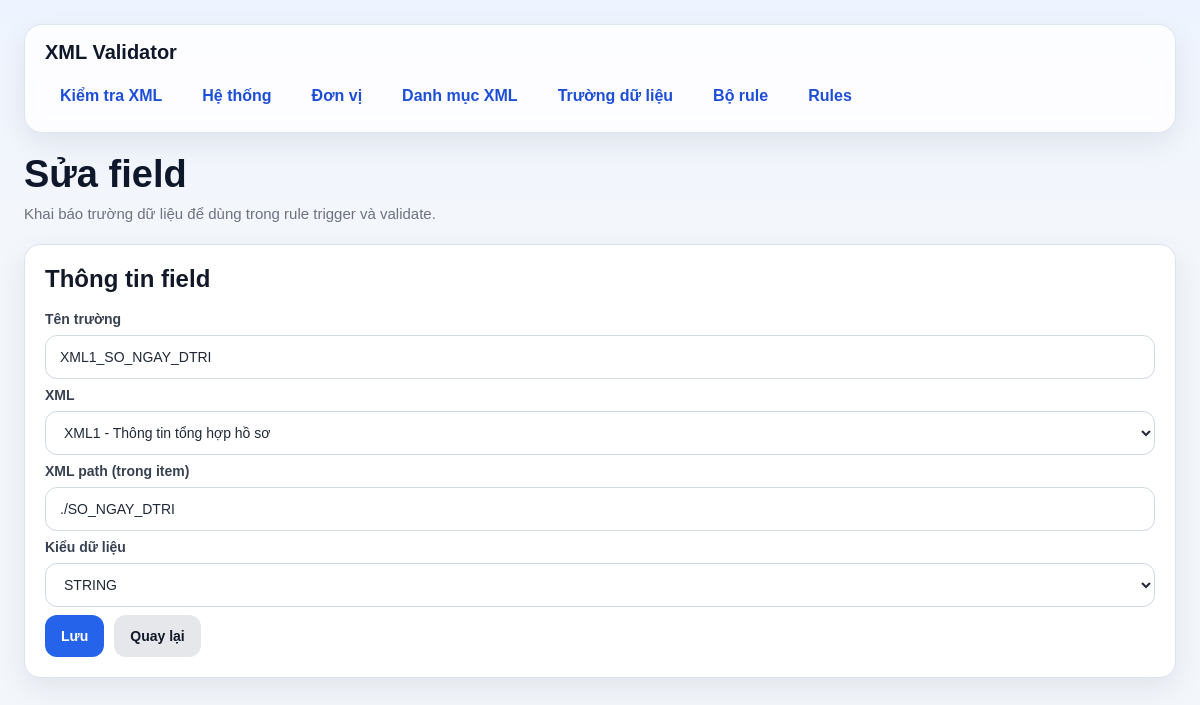
The app's page /fields/6/edit, older data.
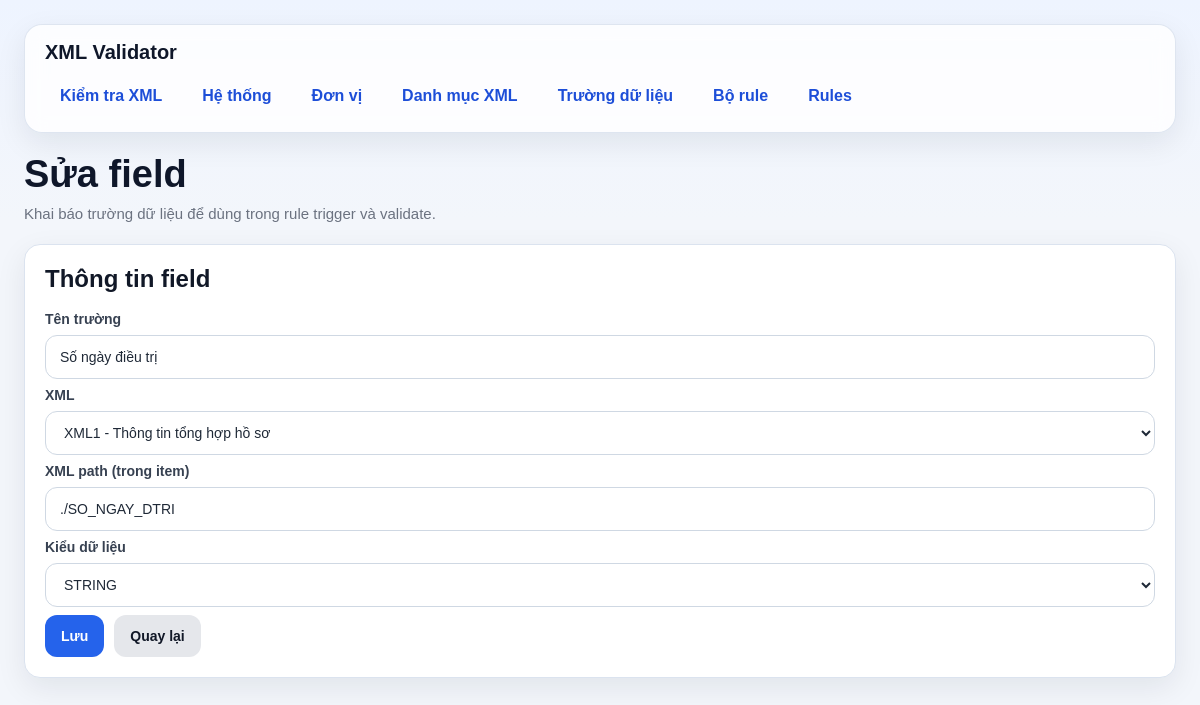
The same page, newer data.
### models/field_model.py (models this page shows, shortened)
class DanhMucTruongDuLieu(db.Model):
    __tablename__ = "danh_muc_truong_du_lieu"
    id = db.Column(db.Integer, primary_key=True)
    ten_truong = db.Column(db.String(255), nullable=False)
    xml_id = db.Column(db.Integer, db.ForeignKey("danh_muc_xml.id"), nullable=False)
    xml_path = db.Column(db.String(500), nullable=False)  # path bên trong từng phần tử của list
    data_type = db.Column(db.String(50), nullable=False, default="STRING")
    xml = db.relationship("DanhMucXml", backref="fields")

### models/xml_model.py (models this page shows, shortened)
class DanhMucXml(db.Model):
    __tablename__ = "danh_muc_xml"
    id = db.Column(db.Integer, primary_key=True)
    ma_xml = db.Column(db.String(50), nullable=False, unique=True)   # XML1, XML2, XML3
    ten_xml = db.Column(db.String(255), nullable=False)
    list_path = db.Column(db.String(500), nullable=False)            # path tính từ NOIDUNGFILE

### routes/field_routes.py (the view, shortened to what this page needs)
@field_bp.route("/<int:field_id>/edit", methods=["GET", "POST"])
def edit_field(field_id):
    item = DanhMucTruongDuLieu.query.get_or_404(field_id)
    xmls = DanhMucXml.query.order_by(DanhMucXml.id.asc()).all()
    return render_template("field_form.html", item=item, xmls=xmls)

### templates/field_form.html (shortened to what this page needs)
{% extends "base.html" %}
{% block content %}
<div class="page-header">
    <h1 class="page-title">{% if item %}Sửa field{% else %}Thêm field{% endif %}</h1>
    <div class="page-subtitle">Khai báo trường dữ liệu để dùng trong rule trigger và validate.</div>
</div>
<div class="card">
    <h2 class="card-title">Thông tin field</h2>
    <form method="POST">
        <label>Tên trường</label>
        <input type="text" name="ten_truong" required value="{{ item.ten_truong if item else '' }}" placeholder="Họ tên">
        <label>XML</label>
        <select name="xml_id" required>
            {% for x in xmls %}
                <option value="{{ x.id }}" {% if item and item.xml_id == x.id %}selected{% endif %}>
                    {{ x.ma_xml }} - {{ x.ten_xml }}
                </option>
            {% endfor %}
        </select>
        <label>XML path (trong item)</label>
        <input type="text" name="xml_path" required value="{{ item.xml_path if item else '' }}" placeholder="./HO_TEN">
        <label>Kiểu dữ liệu</label>
        <select name="data_type">
            <option value="STRING" {% if item and item.data_type == 'STRING' %}selected{% endif %}>STRING</option>
        </select>
        <div class="actions">
            <button type="submit" class="btn btn-primary">Lưu</button>
            <a href="/fields" class="btn btn-secondary">Quay lại</a>
        </div>
    </form>
</div>
{% endblock %}

Row changes from the older to the newer data that the page shows:
changed DanhMucTruongDuLieu "./SO_NGAY_DTRI": ten_truong "XML1_SO_NGAY_DTRI" → "Số ngày điều trị"
